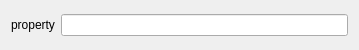
<?xml version="1.0" encoding="UTF-8"?>
<ui version="4.0">
 <class>tIntEditor</class>
 <widget class="QWidget" name="tIntEditor">
  <property name="geometry">
   <rect>
    <x>0</x>
    <y>0</y>
    <width>359</width>
    <height>50</height>
   </rect>
  </property>
  <property name="windowTitle">
   <string>Form</string>
  </property>
  <layout class="QHBoxLayout" name="horizontalLayout">
   <item>
    <widget class="QLabel" name="property">
     <property name="text">
      <string>property</string>
     </property>
    </widget>
   </item>
   <item>
    <widget class="QLineEdit" name="value"/>
   </item>
  </layout>
 </widget>
 <resources/>
 <connections/>
</ui>
